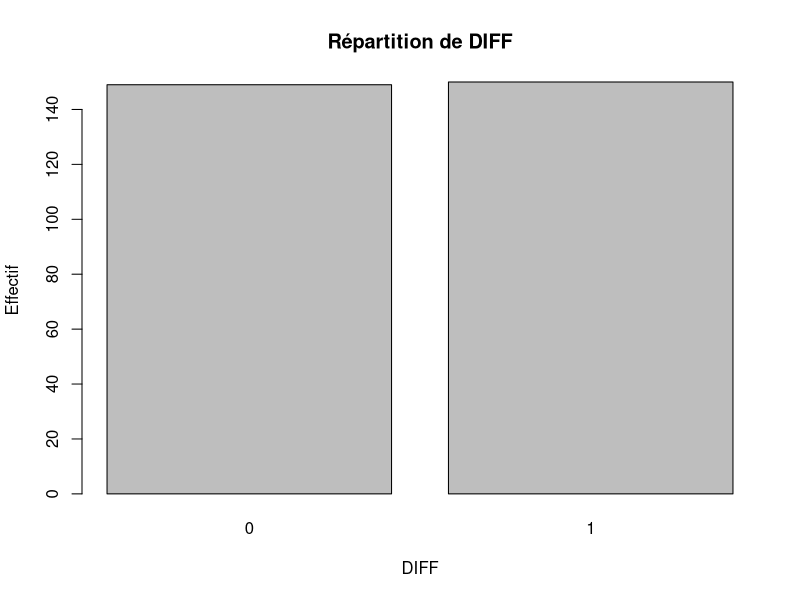
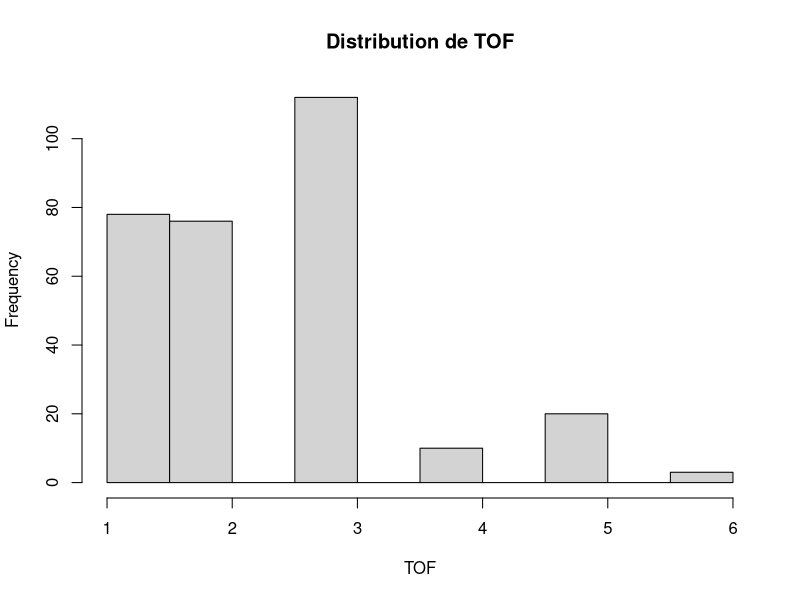
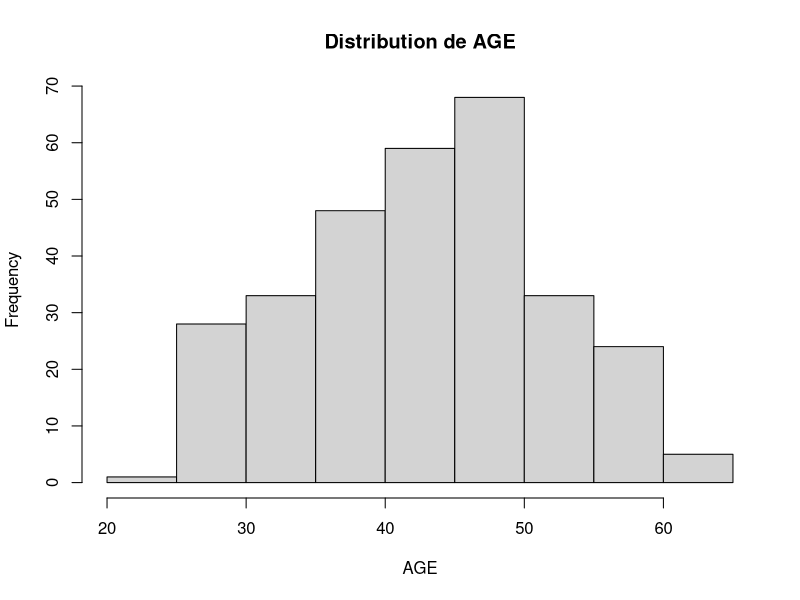
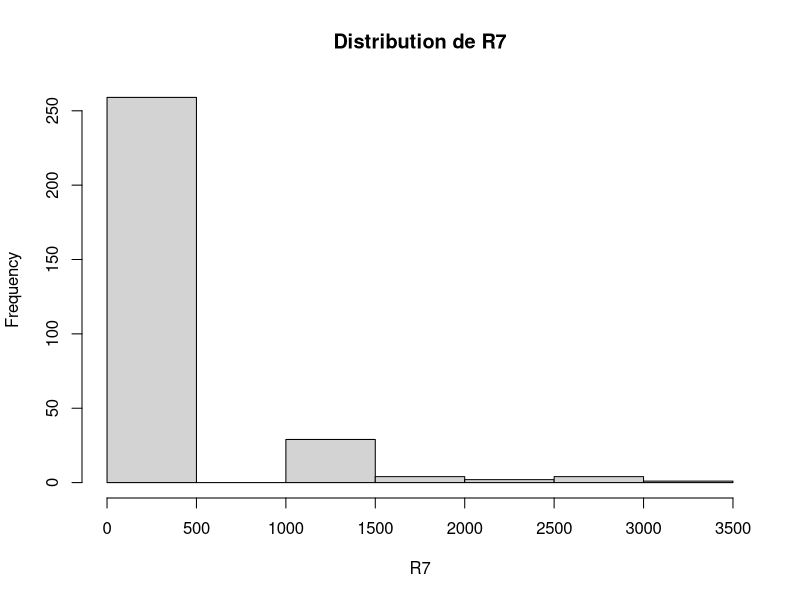
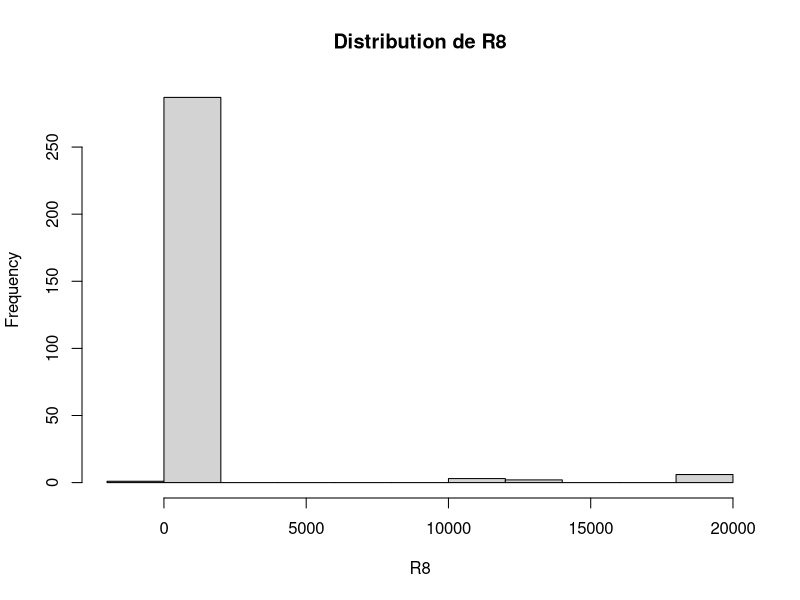
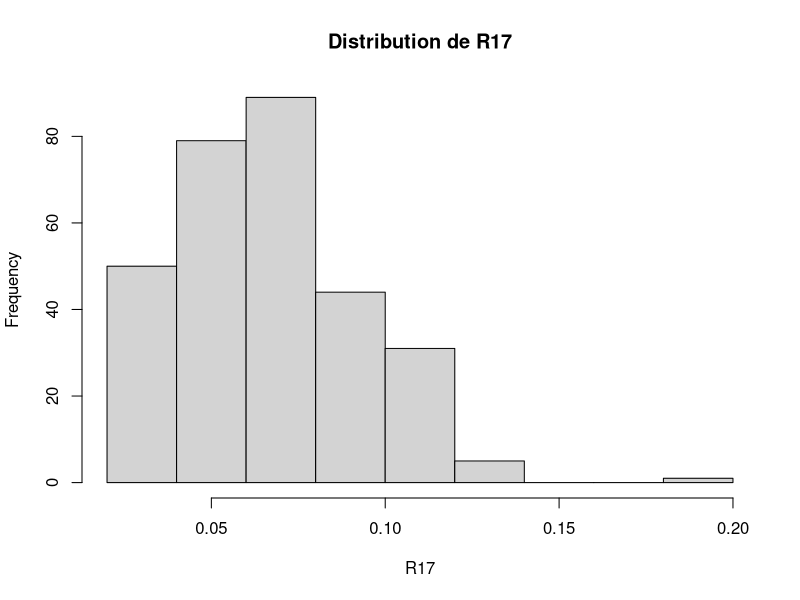
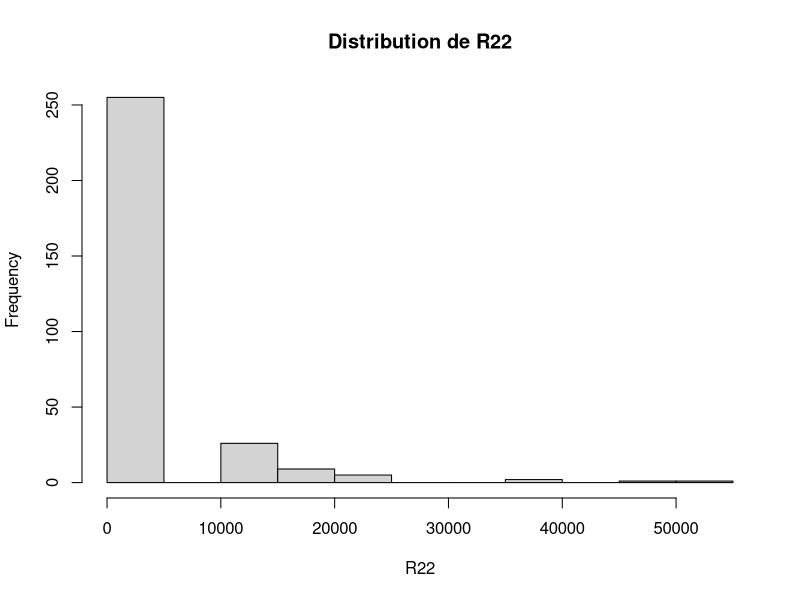
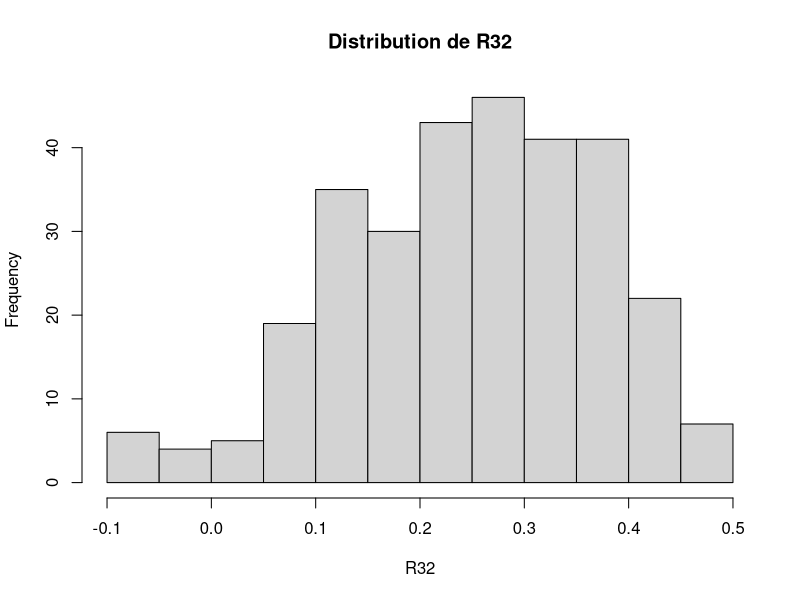

Here is the R script that generated these plots, in order:
# ============================================================
# 1. IMPORT DES DONNÉES
# ============================================================

train <- read.csv2("donnees_train.csv")

head(train)
tail(train)

colonnes_num <- c("TOF", "AGE", "R7", "R8", "R17", "R22", "R32")

for (col in colonnes_num) {
  if (!is.numeric(train[[col]])) {
    train[[col]] <- as.numeric(gsub(",", ".", as.character(train[[col]])))
  }
}

train$DIFF <- as.factor(train$DIFF)

# Dimensions du jeu de données
dim(train)

# Nombre de lignes
nrow(train)

# Nombre de colonnes
ncol(train)

# Noms des variables
names(train)

# Structure des données
str(train)

# Résumé statistique de toutes les variables
summary(train)



# Nombre de valeurs manquantes par variable
colSums(is.na(train))

# ============================================================
# 4. VARIABLE À PRÉDIRE : DIFF
# ============================================================

# Effectifs de chaque classe
table(train$DIFF)

# Proportions de chaque classe
prop.table(table(train$DIFF))

# Graphique de la variable DIFF
barplot(table(train$DIFF),
        main = "Répartition de DIFF",
        xlab = "DIFF",
        ylab = "Effectif")


# ============================================================
# 5. ANALYSE DES VARIABLES EXPLICATIVES
# ============================================================

# Résumé statistique
summary(train)

# Histogrammes des variables numériques
hist(train$TOF,
     main = "Distribution de TOF",
     xlab = "TOF")

hist(train$AGE,
     main = "Distribution de AGE",
     xlab = "AGE")

hist(train$R7,
     main = "Distribution de R7",
     xlab = "R7")

hist(train$R8,
     main = "Distribution de R8",
     xlab = "R8")

hist(train$R17,
     main = "Distribution de R17",
     xlab = "R17")

hist(train$R22,
     main = "Distribution de R22",
     xlab = "R22")

hist(train$R32,
     main = "Distribution de R32",
     xlab = "R32")


# ============================================================
# 6. RELATION ENTRE LES VARIABLES ET DIFF
# ============================================================

# Comparer les distributions selon DIFF

boxplot(TOF ~ DIFF,
        data = train,
        main = "TOF selon DIFF",
        xlab = "DIFF",
        ylab = "TOF")

boxplot(AGE ~ DIFF,
        data = train,
        main = "AGE selon DIFF",
        xlab = "DIFF",
        ylab = "AGE")

boxplot(R7 ~ DIFF,
        data = train,
        main = "R7 selon DIFF",
        xlab = "DIFF",
        ylab = "R7")

boxplot(R8 ~ DIFF,
        data = train,
        main = "R8 selon DIFF",
        xlab = "DIFF",
        ylab = "R8")

boxplot(R17 ~ DIFF,
        data = train,
        main = "R17 selon DIFF",
        xlab = "DIFF",
        ylab = "R17")

boxplot(R22 ~ DIFF,
        data = train,
        main = "R22 selon DIFF",
        xlab = "DIFF",
        ylab = "R22")

boxplot(R32 ~ DIFF,
        data = train,
        main = "R32 selon DIFF",
        xlab = "DIFF",
        ylab = "R32")


# ============================================================
# 7. MATRICE DE CORRÉLATIONS
# ============================================================

# Corrélations entre variables quantitatives
cor(train[, colonnes_num], use = "complete.obs")

# Corrélation de chaque variable avec DIFF (0/1)
sapply(train[, colonnes_num], function(x) cor(x, as.numeric(as.character(train$DIFF))))


# ============================================================
# 8. VISUALISATION DES RELATIONS ENTRE VARIABLES
# ============================================================

pairs(train[, colonnes_num],
      col = ifelse(train$DIFF == "1", "orange", "blue"),
      pch = 19,
      main = "Relations entre les variables (orange = DIFF 1, bleu = DIFF 0)")
